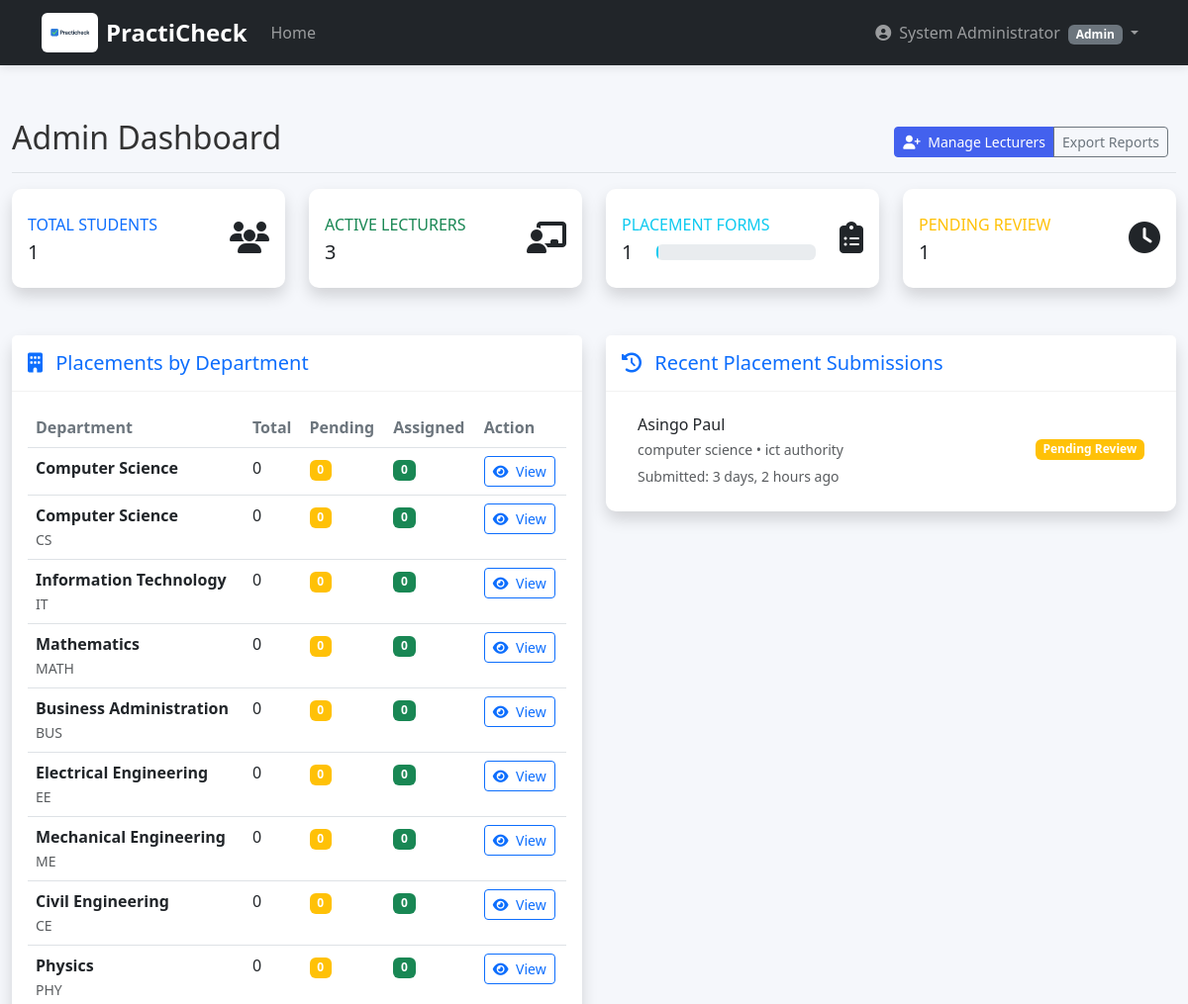
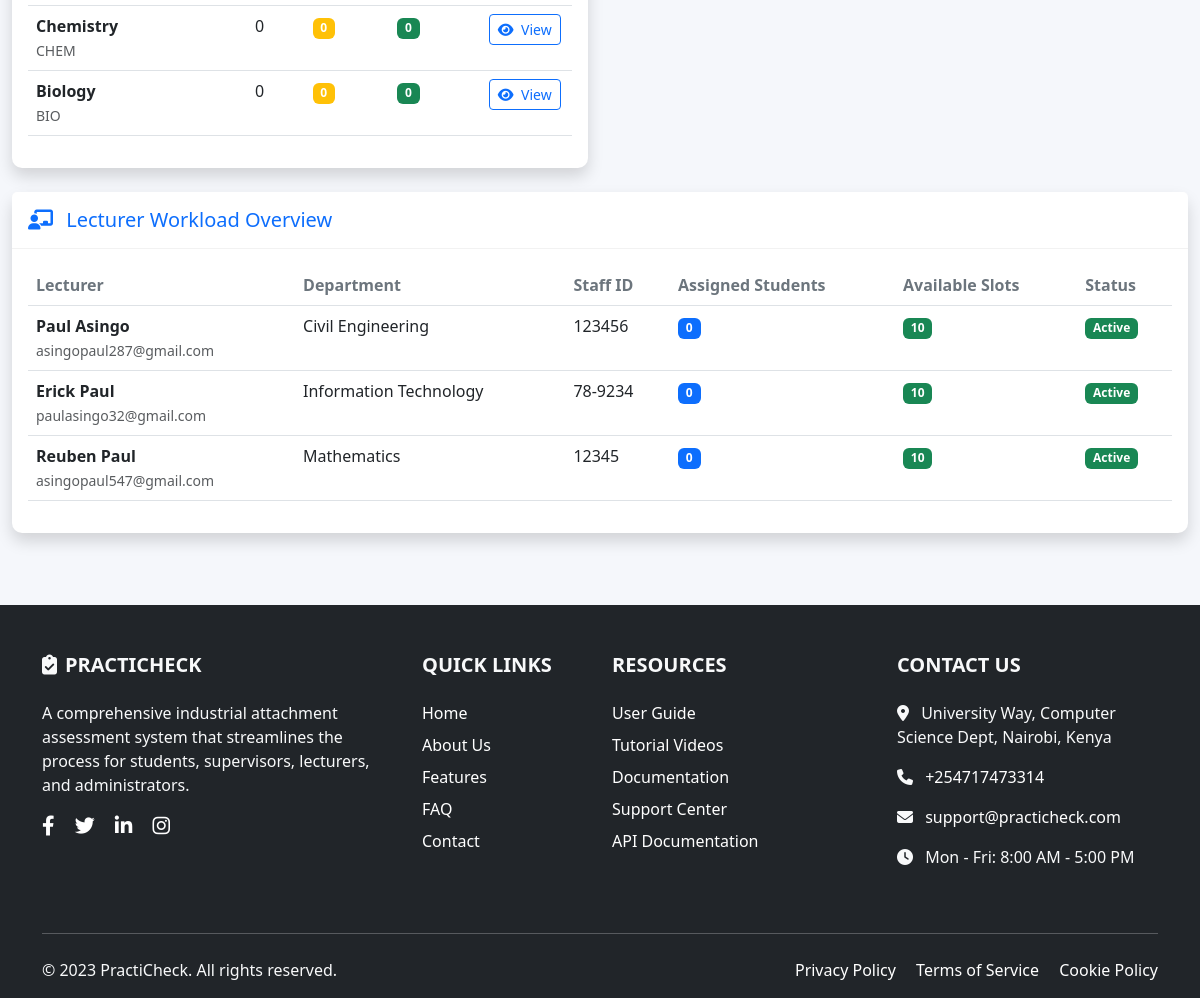
Before: /attachments/admin/dashboard/ (signed in) with the older database file (2 pictures, top to bottom).
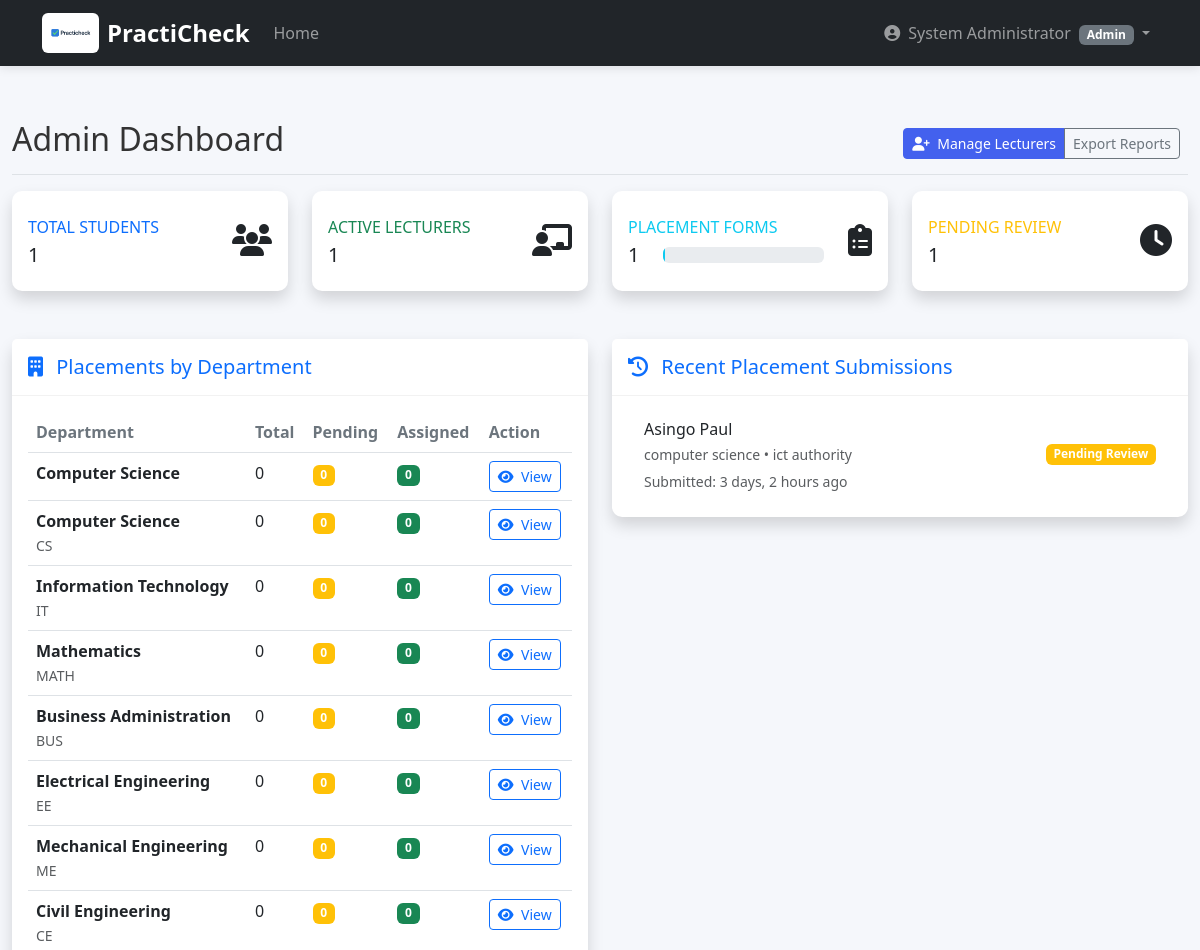
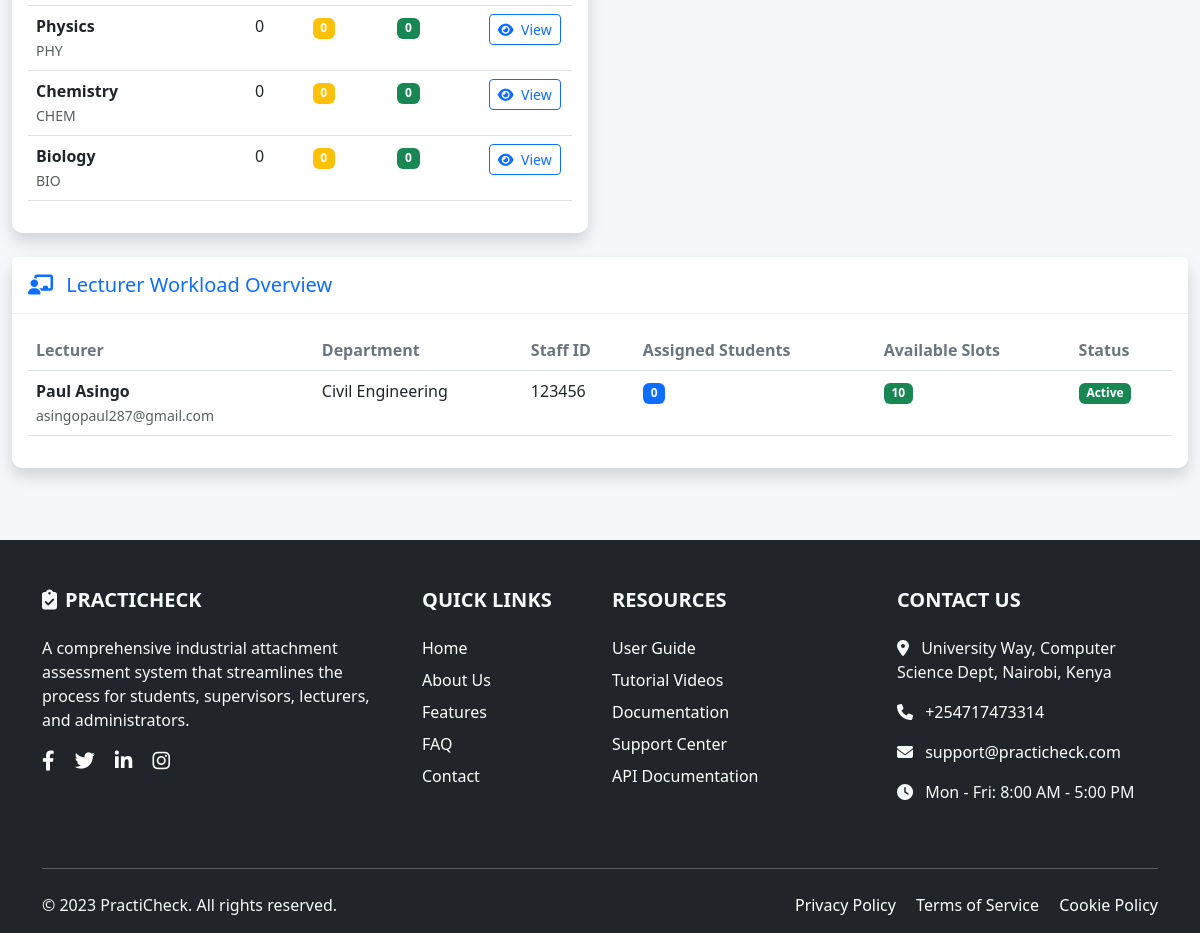
After: the same page with the newer database file (2 pictures, top to bottom).
### attachments/models.py (models this page shows, shortened)
class Department(models.Model):
    name = models.CharField(max_length=200)
    code = models.CharField(max_length=10, unique=True, blank=True, null=True)
    description = models.TextField(blank=True)
    created_at = models.DateTimeField(auto_now_add=True)

class PlacementFormSubmission(models.Model):
    student = models.ForeignKey(User, on_delete=models.CASCADE, related_name='student_placement_forms')
    registration_number = models.CharField(max_length=20)
    phone_number = models.CharField(max_length=15)
    course_name = models.CharField(max_length=200)
    year_of_study = models.CharField(max_length=10, choices=[
        ('Year 1', 'Year 1'),
        ('Year 2', 'Year 2'),
        ('Year 3', 'Year 3'),
        ('Year 4', 'Year 4'),
        ('Year 5', 'Year 5'),
    ])
    department = models.ForeignKey(Department, on_delete=models.SET_NULL, null=True, blank=True, related_name='placement_forms')
    firm_name = models.CharField(max_length=200)
    firm_email = models.EmailField()
    town_city = models.CharField(max_length=100)
    land_mark = models.CharField(max_length=200)
    supervisor_name = models.CharField(max_length=100)
    supervisor_phone = models.CharField(max_length=15)
    supervisor_email = models.EmailField()
    start_date = models.DateField()
    end_date = models.DateField()
    off_days = models.JSONField(default=list)
    STATUS_CHOICES = [
        ('pending', 'Pending Review'),
        ('approved', 'Approved'),
        ('rejected', 'Rejected'),
    ]
    status = models.CharField(max_length=20, choices=STATUS_CHOICES, default='pending')
    submitted_at = models.DateTimeField(auto_now_add=True)
    updated_at = models.DateTimeField(auto_now=True)
    class Meta:
        unique_together = ['student', 'start_date']

class Lecturer(models.Model):
    user = models.OneToOneField(User, on_delete=models.CASCADE, related_name='attachment_lecturer')
    staff_id = models.CharField(max_length=20, unique=True)
    department = models.ForeignKey(Department, on_delete=models.CASCADE, related_name='attachment_lecturers')
    phone_number = models.CharField(max_length=15, blank=True)
    office_location = models.CharField(max_length=100, blank=True)
    is_active = models.BooleanField(default=True)
    max_students = models.IntegerField(default=10)
    created_at = models.DateTimeField(auto_now_add=True)
    updated_at = models.DateTimeField(auto_now=True)

### accounts/models.py (models this page shows, shortened)
class CustomUser(AbstractUser):
    username = None  # Remove default username
    USER_TYPE_CHOICES = (
        (1, "Student"),
        (2, "Supervisor"),
        (3, "Lecturer"),
        (4, "Admin"),
    )
    user_type = models.PositiveSmallIntegerField(choices=USER_TYPE_CHOICES, default=1)
    email = models.EmailField(unique=True)
    USERNAME_FIELD = 'email'
    REQUIRED_FIELDS = []  # Remove 'username' from required fields
    objects = CustomUserManager()  # Add this line

### attachments/views.py (the view)
# urls.py: path('admin/dashboard/', views.admin_dashboard, name='admin_dashboard'),
@user_passes_test(is_admin)
def admin_dashboard(request):
    total_students = User.objects.filter(user_type=1).count()  # Student type
    total_lecturers = Lecturer.objects.filter(is_active=True).count()
    total_placements = PlacementFormSubmission.objects.count()
    pending_placements = PlacementFormSubmission.objects.filter(status='pending').count()
    departments = Department.objects.all()
    department_stats = []
    for dept in departments:
        total_dept_placements = PlacementFormSubmission.objects.filter(department=dept).count()
        pending_dept_placements = PlacementFormSubmission.objects.filter(
            department=dept,
            status='pending'
        ).count()
        assigned_dept_placements = StudentAssignment.objects.filter(
            placement_form__department=dept
        ).count()
        department_stats.append({
            'id': dept.id,
            'name': dept.name,
            'code': dept.code,
            'total_placements': total_dept_placements,
            'pending_placements': pending_dept_placements,
            'assigned_placements': assigned_dept_placements,
        })
    recent_placements = PlacementFormSubmission.objects.select_related(
        'student', 'department'
    ).order_by('-submitted_at')[:10]
    lecturer_workload = Lecturer.objects.filter(is_active=True).annotate(
        assigned_count=Count('assigned_students'),
        available_slots=models.F('max_students') - Count('assigned_students')
    ).order_by('department__name', 'user__first_name')
    context = {
        'total_students': total_students,
        'total_lecturers': total_lecturers,
        'total_placements': total_placements,
        'pending_placements': pending_placements,
        'department_stats': department_stats,
        'recent_placements': recent_placements,
        'lecturer_workload': lecturer_workload,
        'current_year': timezone.now().year,
    }
    return render(request, 'attachments/admin_dashboard.html', context)

### accounts/context_processors.py (called while the page is built)
def user_type(request):
    return {
        'user_type': request.user.user_type if request.user.is_authenticated else None,
        'user_type_display': request.user.get_user_type_display() if request.user.is_authenticated else None,
    }

### attachments/views.py (called while the page is built)
def is_admin(user):
    return user.is_authenticated and (user.is_superuser or getattr(user, 'user_type', None) == 4)

### attachments/templates/attachments/admin_dashboard.html (shortened to what the changed rows need)
{% extends 'admin_base.html' %}
{% load static %}
{% block content %}
<div class="container-fluid py-4">
    <div class="d-flex justify-content-between flex-wrap flex-md-nowrap align-items-center pt-3 pb-2 mb-3 border-bottom">
        <h1 class="h2">Admin Dashboard</h1>
    </div>
    <div class="row mb-4">
        <div class="col-xl-3 col-md-6 mb-4">
            <div class="card border-left-success shadow h-100 py-2">
                <div class="card-body">
                    <div class="row no-gutters align-items-center">
                        <div class="col mr-2">
                            <div class="text-xs font-weight-bold text-success text-uppercase mb-1">
                                Active Lecturers
                            </div>
                            <div class="h5 mb-0 font-weight-bold text-gray-800">{{ total_lecturers }}</div>
                        </div>
                    </div>
                </div>
            </div>
        </div>
    </div>
    <div class="row">
        <div class="col-lg-6 mb-4">
            <div class="card shadow">
                <div class="card-body">
                    <div class="table-responsive">
                        <table class="table table-hover">
                            <thead>
                                <tr>
                                    <th>Department</th>
                                    <th>Total</th>
                                    <th>Pending</th>
                                    <th>Assigned</th>
                                    <th>Action</th>
                                </tr>
                            </thead>
                            <tbody>
                                {% for dept in department_stats %}
                                <tr>
                                    <td>
                                        <strong>{{ dept.name }}</strong>
                                        <br><small class="text-muted">{{ dept.code }}</small>
                                    </td>
                                    <td>{{ dept.total_placements }}</td>
                                    <td>
                                        <span class="badge bg-warning">{{ dept.pending_placements }}</span>
                                    </td>
                                    <td>
                                        <span class="badge bg-success">{{ dept.assigned_placements }}</span>
                                    </td>
                                    <td>
                                        <a href="{% url 'attachments:department_placements' department_id=dept.id %}"
                                           class="btn btn-sm btn-outline-primary">
                                            <i class="fas fa-eye me-1"></i> View
                                        </a>
                                    </td>
                                </tr>
                                {% empty %}
                                <tr>
                                    <td colspan="5" class="text-center text-muted py-3">
                                        No departments found
                                    </td>
                                </tr>
                                {% endfor %}
                            </tbody>
                        </table>
                    </div>
                </div>
            </div>
        </div>
        <div class="col-lg-6 mb-4">
            <div class="card shadow">
                <div class="card-body">
                    {% if recent_placements %}
                    <div class="list-group list-group-flush">
                        {% for placement in recent_placements %}
                        <div class="list-group-item d-flex justify-content-between align-items-center">
                            <div>
                                <h6 class="mb-1">{{ placement.student.get_full_name }}</h6>
                                <p class="mb-1 small text-muted">
                                    {{ placement.course_name }} • {{ placement.firm_name }}
                                </p>
                                <small class="text-muted">
                                    Submitted: {{ placement.submitted_at|timesince }} ago
                                </small>
                            </div>
                            <div class="text-end">
                                <span class="badge bg-{% if placement.status == 'pending' %}warning
                                          {% elif placement.status == 'approved' %}success
                                          {% else %}danger{% endif %} mb-2">
                                    {{ placement.get_status_display }}
                                </span>
                                <br>
                            </div>
                        </div>
                        {% endfor %}
                    </div>
                    {% else %}
                    <div class="text-center py-4">
                        <i class="fas fa-clipboard-list fa-3x text-muted mb-3"></i>
                        <h5 class="text-muted">No Recent Submissions</h5>
                    </div>
                    {% endif %}
                </div>
            </div>
        </div>
    </div>
    <div class="row">
        <div class="col-12">
            <div class="card shadow">
                <div class="card-body">
                    <div class="table-responsive">
                        <table class="table table-hover">
                            <thead>
                                <tr>
                                    <th>Lecturer</th>
                                    <th>Department</th>
                                    <th>Staff ID</th>
                                    <th>Assigned Students</th>
                                    <th>Available Slots</th>
                                    <th>Status</th>
                                </tr>
                            </thead>
                            <tbody>
                                {% for lecturer in lecturer_workload %}
                                <tr>
                                    <td>
                                        <strong>{{ lecturer.user.get_full_name }}</strong>
                                        <br><small class="text-muted">{{ lecturer.user.email }}</small>
                                    </td>
                                    <td>{{ lecturer.department.name }}</td>
                                    <td>{{ lecturer.staff_id }}</td>
                                    <td>
                                        <span class="badge bg-primary">{{ lecturer.assigned_count }}</span>
                                    </td>
                                    <td>
                                        <span class="badge bg-{% if lecturer.available_slots > 0 %}success{% else %}danger{% endif %}">
                                            {{ lecturer.available_slots }}
                                        </span>
                                    </td>
                                    <td>
                                        <span class="badge bg-{% if lecturer.is_active %}success{% else %}secondary{% endif %}">
                                            {% if lecturer.is_active %}Active{% else %}Inactive{% endif %}
                                        </span>
                                    </td>
                                </tr>
                                {% empty %}
                                <tr>
                                    <td colspan="6" class="text-center text-muted py-3">
                                        No lecturers found
                                    </td>
                                </tr>
                                {% endfor %}
                            </tbody>
                        </table>
                    </div>
                </div>
            </div>
        </div>
    </div>
</div>
{% endblock %}

Changed rows visible on the page:
removed Lecturer: user.get_full_name "Erick Paul", user.email "paulasingo32@gmail.com", department.name "Information Technology", staff_id "78-9234", assigned_count "0", available_slots "10", is_active "Active"
removed Lecturer: user.get_full_name "Reuben Paul", user.email "asingopaul547@gmail.com", department.name "Mathematics", staff_id "12345", assigned_count "0", available_slots "10", is_active "Active"
Other visible differences:
{{ total_lecturers }}: "3" → "1"
